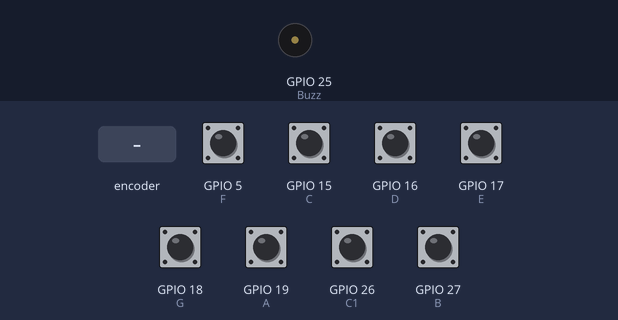
Simulated run of this sketch. Board: ESP32. Parts: buzzer (waves = sounding). Inputs (shaded band) come from the test bench; at power-on: GPIO 5 (F), GPIO 15 (C), GPIO 16 (D), GPIO 17 (E), GPIO 18 (G), GPIO 19 (A), GPIO 26 (C1), GPIO 27 (B) HIGH.

Above: at 1.2 s.
1.3 s: rotary encoder on GPIO 19 (A) / GPIO 27 (B) turned 3 steps (first pin leading)
At 1.51 s:
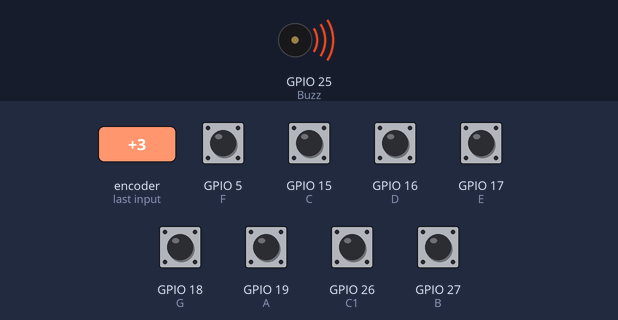
Timing chart, 0 to 4.3 s (numbered marks = the images above; inputs shaded):
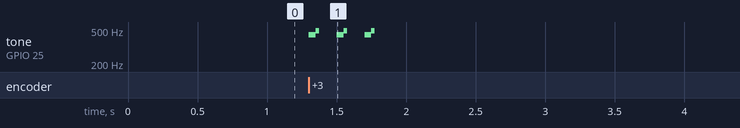

Measured:
- after the input at 1.3 s, tone on GPIO 25 (Buzz): silent → 440 Hz at once, then repeats every 0.20 s: 493 Hz 0.02 s, silent 0.13 s, 440 Hz 0.05 s, until it stays silent from 1.8 s

The sketch:

tes1.ino
```cpp
#define T_C 262
#define T_D 294
#define T_E 330
#define T_F 349
#define T_G 392
#define T_A 440
#define T_B 493
#define T_C1 523

const int C = 15;
const int D = 16;
const int E = 17;
const int F = 5;
const int G = 18;
const int A = 19;
const int B = 27;
const int C1 = 26;

const int Buzz = 25;

void setup()
{
  pinMode(C, INPUT_PULLUP);
  pinMode(D, INPUT_PULLUP);
  pinMode(E, INPUT_PULLUP);
  pinMode(F, INPUT_PULLUP);
  pinMode(G, INPUT_PULLUP);
  pinMode(A, INPUT_PULLUP);
  pinMode(B, INPUT_PULLUP);
  pinMode(C1, INPUT_PULLUP);
  pinMode(Buzz, OUTPUT);
}

void loop()
{
  while(digitalRead(C) == LOW)
  {
    tone(Buzz,T_C,10);
    digitalWrite(Buzz, LOW);
  }

  while(digitalRead(D) == LOW)
  {
    tone(Buzz,T_D,10);
    digitalWrite(Buzz, LOW);
  }

  while(digitalRead(E) == LOW)
  {
    tone(Buzz,T_E,10);
    digitalWrite(Buzz, LOW);
  }

  while(digitalRead(F) == LOW)
  {
    tone(Buzz,T_F,10);
    digitalWrite(Buzz, LOW);
  }

  while(digitalRead(G) == LOW)
  {
    tone(Buzz,T_G,10);
    digitalWrite(Buzz, LOW);
  }

  while(digitalRead(A) == LOW)
  {
    tone(Buzz,T_A,10);
    digitalWrite(Buzz, LOW);
  }

  while(digitalRead(B) == LOW)
  {
    tone(Buzz,T_B,10);
    digitalWrite(Buzz, LOW);
  }

  while(digitalRead(C1) == LOW)
  {
    tone(Buzz,T_C1,10);
    digitalWrite(Buzz, LOW);
  }

  noTone(Buzz);

}
```
